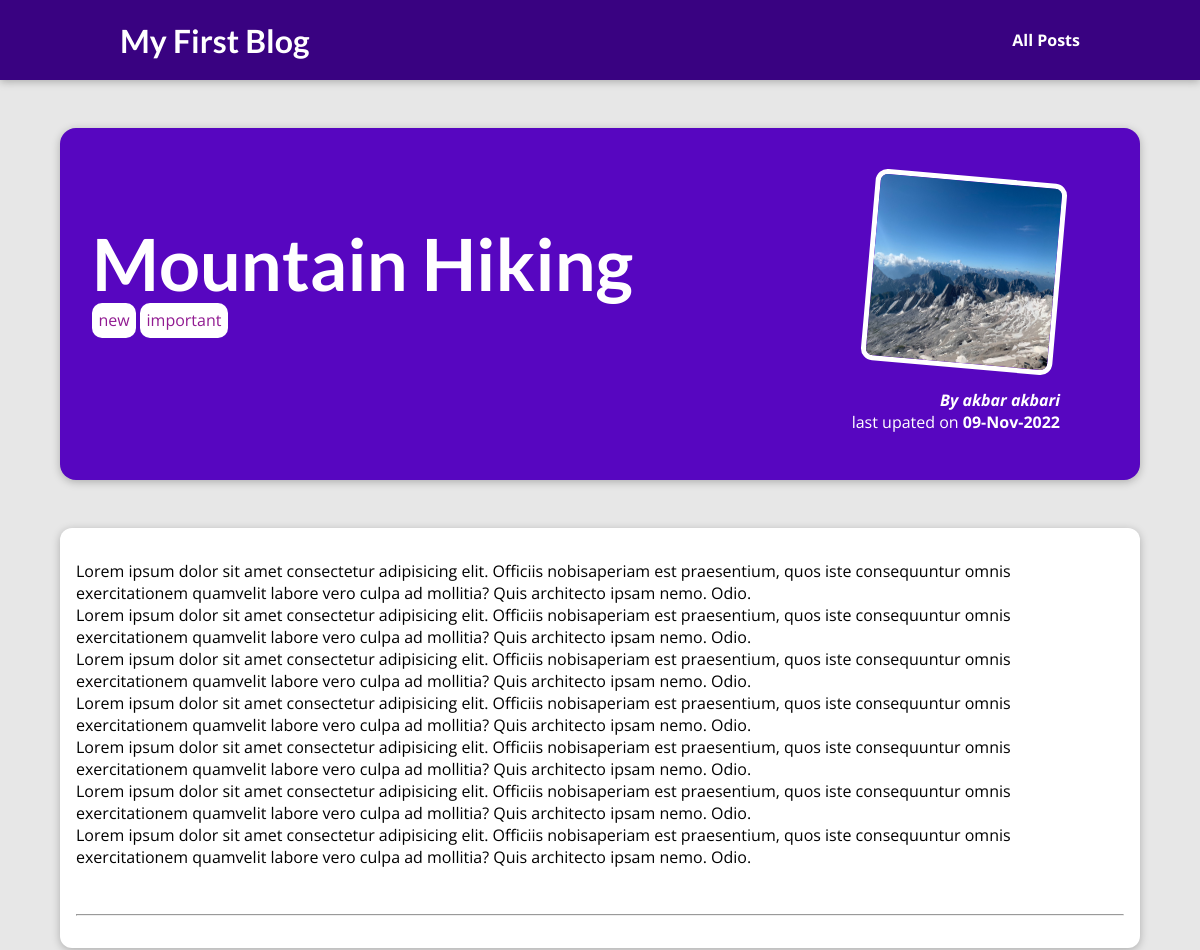
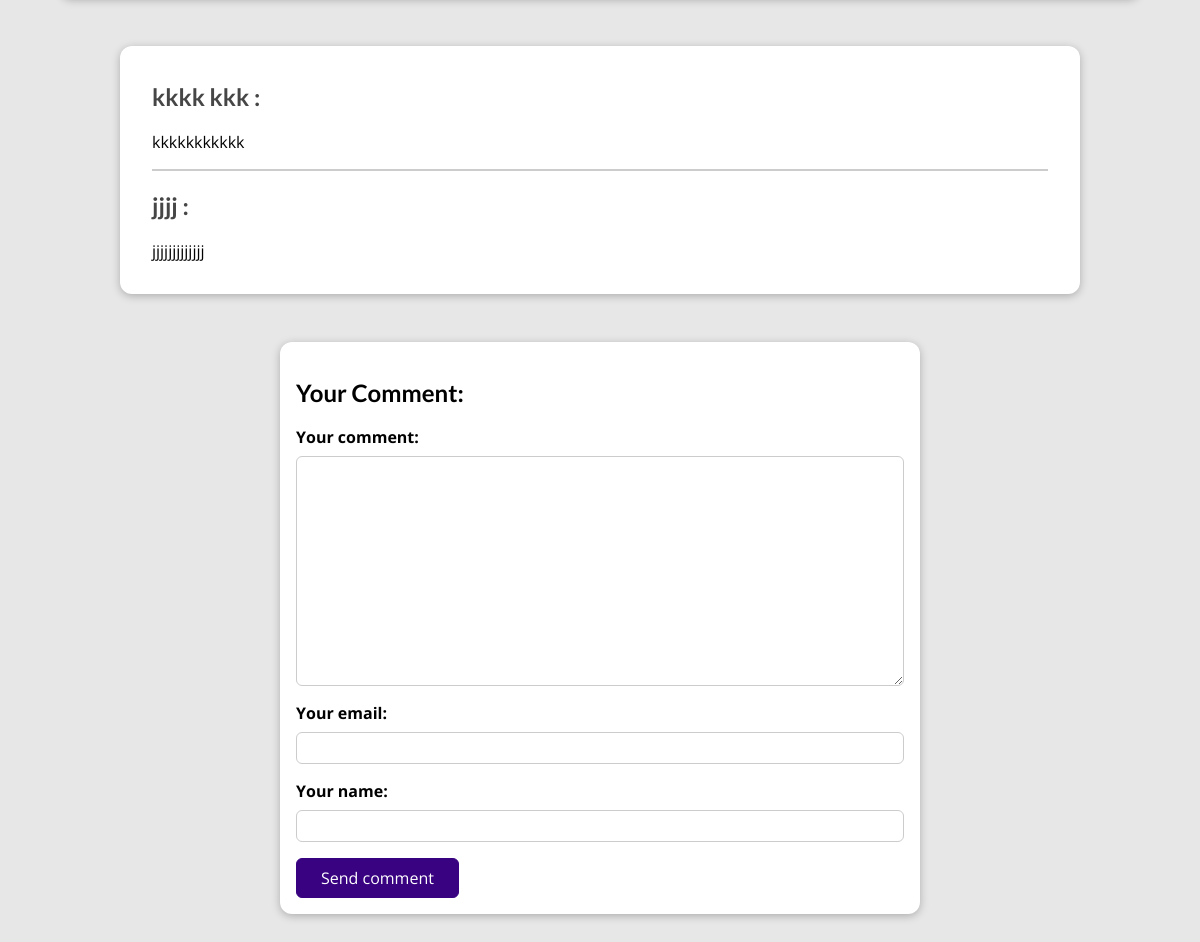
The page /posts/hike-in-the-mountains on the database its author committed (2 pictures, top to bottom).
### blog/models.py (models this page shows, shortened)
class Post(models.Model):
    title = models.CharField(max_length=100)
    excerpt = models.TextField(max_length=200)
    content = models.TextField(max_length=5000 ,validators=[MinLengthValidator(limit_value=10)])
    image = models.ImageField(upload_to = "uploads" , null = True)
    date= models.DateField(auto_now=True)
    slug = models.SlugField(db_index=True , unique=True )
    author = models.ForeignKey(Author ,on_delete=models.SET_NULL ,null=True  ,related_name="posts")
    tag = models.ManyToManyField(Tag)

class Author(models.Model):
    first_name = models.CharField(max_length=50)
    last_name = models.CharField(max_length=50)
    email = models.EmailField(max_length=50)

class Tag(models.Model):
    captions = models.CharField(max_length=20)

class Comment(models.Model):
    content = models.TextField(max_length=400 )
    owner_email = models.EmailField(max_length=100 ,)
    shown_name = models.CharField(max_length=20 , )
    post = models.ForeignKey(Post, on_delete=models.CASCADE , related_name="comments")

### blog/views.py (the view, shortened to what this page needs)
# urls.py: path("posts/<slug:slug>" , views.PostDetailView.as_view() , name="post_detail_page"),
class PostDetailView(View):
    def get(self , request , slug):
        post = Post.objects.get(slug=slug)
        context = {
            "post": post ,
            "post_tags": post.tag.all() ,
            "comment_form": CommentForm(),
            "comments" : post.comments.all().order_by("-id"),
        }
        return render(request , "blog/post_detail.html", context)

### blog/forms.py
class CommentForm(ModelForm):
        class Meta:
            model = models.Comment
            fields = "__all__"
            exclude =["post" , ]
            labels = {"content" :"Your comment" , "shown_name": "Your name" , "owner_email" : "Your email" ,}

### blog/templates/blog/post_detail.html (shortened to what this page needs)
{% extends 'base.html' %}
{% load static %}
{% block css_files %}
<link rel="stylesheet" href="{% static 'blog/post-detail.css' %}">
{% endblock  %}
{% block content %}
<section id="summary">
<article>
    <img src="{{post.image.url}}" alt="{{post.page_title}}">
    <address>By<a href="mailto:{{post.author.email}}"> {{post.author.first_name}} {{post.author.last_name}}</a></address>
    <div>last upated on <time>{{post.date|date:"d-M-Y"}}</time></div>
</article>
<h2>{{post.title|title}}</h2>
<div>
    {% for tag in post_tags %}
    <span class="tag">{{tag.captions}}</span>
    {% endfor %}
</div>
</section>
<main>
<p>{{post.content |linebreaks |add:'<br><hr>'}}</p>
</main>
<section id="comments">
<ul>
    {%for comment in comments%}
    <li>
        <h2>{{comment.shown_name}} :</h2>
        <p>{{comment.content|linebreaks}}</p>
    </li>
    {%endfor%}
</ul>
</section>
<section id= "comment-form" >
    <h2>Your Comment:</h2>
    <form  action="{% url 'post_detail_page' post.slug %}" method="POST">
            {% for form_field in comment_form %}
            <div class="form-control {% if form_field.errors %}invalid{% endif %}">
            {{form_field.label_tag}}
            {{form_field}}
            </div>
            {% endfor %}
        <button>Send comment</button>
    </form>
</section>
{% endblock  %}

### static/app.css (style rules this page uses)
* { box-sizing: border-box; }
html { font-family: 'Open Sans', 'Lato', sans-serif; }
body { margin: 0; }
h1, h2, h3 { font-family: 'Lato', sans-serif; font-weight: bold; }

### blog/static/blog/post-detail.css (style rules this page uses)
body { background-color: #e7e7e7; }
#summary { margin: 8rem auto 3rem auto; padding: 2rem; width: 90%; max-width: 90rem; border-radius: 16px; background-color: #5706c0; position: relative; box-shadow: 0 2px 8px rgba(0, 0, 0, 0.25); height: 22rem; }
#summary h2 { color: white; font-size: 4.5rem; margin-bottom: 0.25rem; }
#summary article { position: absolute; top: 2rem; right: 3rem; padding: 1rem 2rem; border-radius: 12px; text-align: right; color: white; }
#summary article img { width: 12rem; height: 12rem; border-radius: 12px; transform: rotateZ(5deg); border: 5px solid white; margin-bottom: 1rem; }
#summary address { font-weight: bold; }
#summary time { font-weight: bold; }
#summary a { color: white; text-decoration: none; }
main { width: 90%; max-width: 90rem; margin: 3rem auto; background-color: white; padding: 1rem; border-radius: 12px; box-shadow: 0 2px 8px rgba(0, 0, 0, 0.25); }
.tag { color: rgb(145, 27, 145); background-color: white; padding: 0.4rem; border-radius: 10px; }
#comment-form { margin: 3rem auto; width: 90%; max-width: 40rem; border-radius: 12px; background-color: white; box-shadow: 0 2px 8px rgba(0, 0, 0, 0.25); padding: 1rem; }
#comment-form button { font: inherit; background-color: #390281; color: white; border: 1px solid #390281; padding: 0.5rem 1.5rem; border-radius: 6px; cursor: pointer; }
.form-control { margin-bottom: 1rem; }
.form-control label { font-weight: bold; margin-bottom: 0.5rem; display: block; }
.form-control input, .form-control textarea { display: block; width: 100%; font: inherit; padding: 0.25rem; border-radius: 6px; border: 1px solid #ccc; }
#comments { margin: 3rem auto; width: 90%; max-width: 60rem; border-radius: 12px; background-color: white; box-shadow: 0 2px 8px rgba(0, 0, 0, 0.25); padding: 1rem 2rem; }
#comments ul { list-style: none; margin: 0; padding: 0; }
#comments li { margin-bottom: 1rem; border-bottom: 2px solid #ccc; }
#comments li:last-of-type { border-bottom: none; }
#comments h2 { color: #464646; }

### rows shown on the page
Post: image (picture), author.first_name "akbar", author.last_name "akbari", date "09-Nov-2022", title "Mountain Hiking", content|add "Lorem ipsum dolor sit amet consectetur adipisicing elit. Officiis nobisaperiam est praesentium, quos iste consequuntur omnis exercitationem quamvelit labore vero culpa ad mollitia? Quis architecto ipsam nemo. Odio. Lorem ipsum dolor sit amet consectetur adipisicing elit. Officiis nobisaperiam est praesentium, quos iste consequuntur omnis exercitationem quamvelit labore vero culpa ad mollitia? Quis architecto ipsam nemo. Odio. Lorem ipsum dolor sit amet consectetur adipisicing elit. Officiis nobisaperiam est praesentium, quos iste consequuntur omnis exercitationem quamvelit labore vero culpa ad mollitia? Quis architecto ipsam nemo. Odio. Lorem ipsum dolor sit amet consectetur adipisicing…"
Tag: captions "new"
Tag: captions "important"
Comment: shown_name "kkkk kkk", content "kkkkkkkkkkk"
Comment: shown_name "jjjj", content "jjjjjjjjjjjjj"
